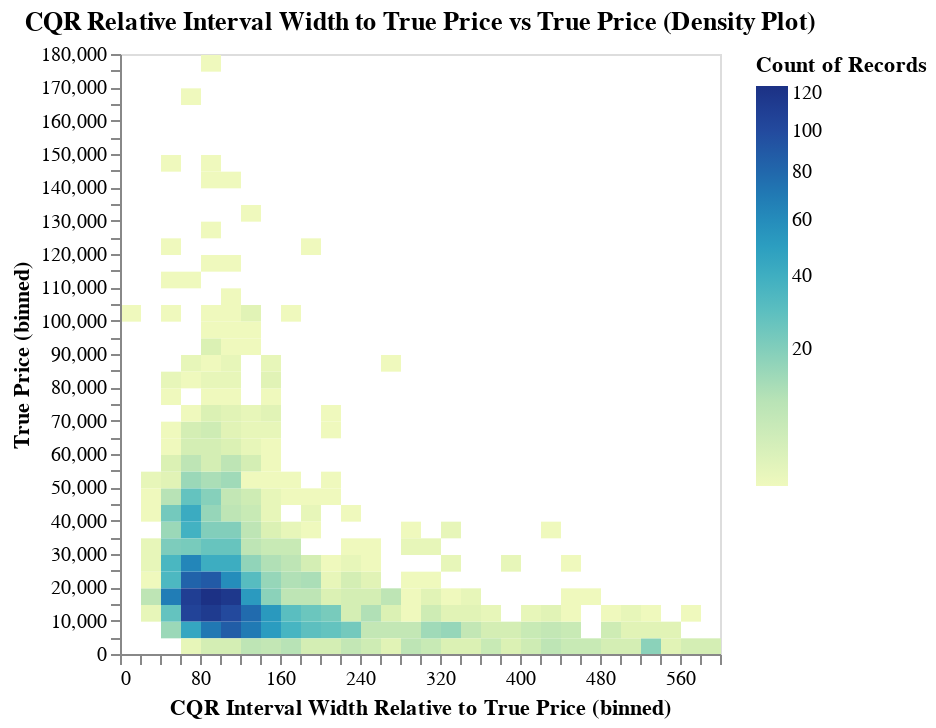

Here is the notebook cell this chart was saved with:
### Markdown cell above
La plupart des intervalles de prédiction sont relativement étroits (entre 50% et 120% du prix réel). Cependant, pour les véhicules avec un faible kilométrage, on observe une plus grande variabilité dans la largeur des intervalles, ce qui suggère une incertitude accrue dans les prédictions pour ces véhicules.

### Code cell
_df_temp = df_test_CQR.filter(
    pl.col("CQR Interval Width Relative to True Price").is_between(0, 600)
    & pl.col("True Price").is_between(0, 200_000)
)

alt.Chart(_df_temp).mark_rect().encode(
    alt.X("CQR Interval Width Relative to True Price:Q").bin(maxbins=50),
    alt.Y("True Price:Q").bin(maxbins=50),
    alt.Color("count()").scale(type="sqrt"),
).properties(
    title="CQR Relative Interval Width to True Price vs True Price (Density Plot)"
)

### Figure 1 — Vega specification as saved in the notebook (floating-point values rounded to 4 significant figures; data arrays with more than 128 entries replaced by an {"elided": "..."} marker saying what was removed)
{"$schema": "https://vega.github.io/schema/vega/v6.json", "data": [{"name": "source_0", "values": {"elided": "242 records"}}], "signals": [{"name": "bin_maxbins_50_CQR_Interval_Width_Relative_to_True_Price_bins", "value": {"fields": ["CQR Interval Width Relative to True Price"], "fname": "bin_CQR Interval Width Relative to True Price", "start": 0.0, "step": 20.0, "stop": 600.0}}, {"name": "bin_maxbins_50_True_Price_bins", "value": {"fields": ["True Price"], "fname": "bin_True Price", "start": 0.0, "step": 5000.0, "stop": 180000.0}}], "marks": [{"type": "rect", "name": "marks", "from": {"data": "source_0"}, "encode": {"update": {"y2": {"field": "bin_maxbins_50_True Price", "scale": "y", "offset": {"signal": "0.5 + (abs(scale(\"y\", datum[\"bin_maxbins_50_True Price_end\"]) - scale(\"y\", datum[\"bin_maxbins_50_True Price\"])) < 0.25 ? 0.5 * (0.25 - (abs(scale(\"y\", datum[\"bin_maxbins_50_True Price_end\"]) - scale(\"y\", datum[\"bin_maxbins_50_True Price\"])))) : 0)"}}, "y": {"field": "bin_maxbins_50_True Price_end", "scale": "y", "offset": {"signal": "0.5 + (abs(scale(\"y\", datum[\"bin_maxbins_50_True Price_end\"]) - scale(\"y\", datum[\"bin_maxbins_50_True Price\"])) < 0.25 ? -0.5 * (0.25 - (abs(scale(\"y\", datum[\"bin_maxbins_50_True Price_end\"]) - scale(\"y\", datum[\"bin_maxbins_50_True Price\"])))) : 0)"}}, "fill": {"field": "__count", "scale": "color"}, "x": {"field": "bin_maxbins_50_CQR Interval Width Relative to True Price_end", "scale": "x", "offset": {"signal": "0.5 + (abs(scale(\"x\", datum[\"bin_maxbins_50_CQR Interval Width Relative to True Price_end\"]) - scale(\"x\", datum[\"bin_maxbins_50_CQR Interval Width Relative to True Price\"])) < 0.25 ? 0.5 * (0.25 - (abs(scale(\"x\", datum[\"bin_maxbins_50_CQR Interval Width Relative to True Price_end\"]) - scale(\"x\", datum[\"bin_maxbins_50_CQR Interval Width Relative to True Price\"])))) : 0)"}}, "x2": {"field": "bin_maxbins_50_CQR Interval Width Relative to True Price", "scale": "x", "offset": {"signal": "0.5 + (abs(scale(\"x\", datum[\"bin_maxbins_50_CQR Interval Width Relative to True Price_end\"]) - scale(\"x\", datum[\"bin_maxbins_50_CQR Interval Width Relative to True Price\"])) < 0.25 ? -0.5 * (0.25 - (abs(scale(\"x\", datum[\"bin_maxbins_50_CQR Interval Width Relative to True Price_end\"]) - scale(\"x\", datum[\"bin_maxbins_50_CQR Interval Width Relative to True Price\"])))) : 0)"}}}}, "style": ["rect"]}], "scales": [{"name": "x", "type": "linear", "domain": {"signal": "[bin_maxbins_50_CQR_Interval_Width_Relative_to_True_Price_bins.start, bin_maxbins_50_CQR_Interval_Width_Relative_to_True_Price_bins.stop]"}, "range": [0, {"signal": "width"}], "bins": {"signal": "bin_maxbins_50_CQR_Interval_Width_Relative_to_True_Price_bins"}, "zero": false}, {"name": "y", "type": "linear", "domain": {"signal": "[bin_maxbins_50_True_Price_bins.start, bin_maxbins_50_True_Price_bins.stop]"}, "range": [{"signal": "height"}, 0], "bins": {"signal": "bin_maxbins_50_True_Price_bins"}, "zero": false}, {"name": "color", "type": "sqrt", "domain": {"data": "source_0", "field": "__count"}, "range": "heatmap", "zero": false, "interpolate": "hcl"}], "axes": [{"scale": "x", "grid": false, "labelOverlap": true, "tickCount": {"signal": "ceil(width/10)"}, "title": "CQR Interval Width Relative to True Price (binned)", "zindex": 1, "labelFlush": true, "orient": "bottom"}, {"scale": "y", "labelOverlap": true, "grid": false, "title": "True Price (binned)", "orient": "left", "tickCount": {"signal": "ceil(height/10)"}, "zindex": 1}], "title": {"text": "CQR Relative Interval Width to True Price vs True Price (Density Plot)", "frame": "group"}, "legends": [{"fill": "color", "gradientLength": {"signal": "clamp(height, 64, 200)"}, "title": "Count of Records"}], "height": 300, "padding": 5, "background": "white", "width": 300, "style": "cell"}
